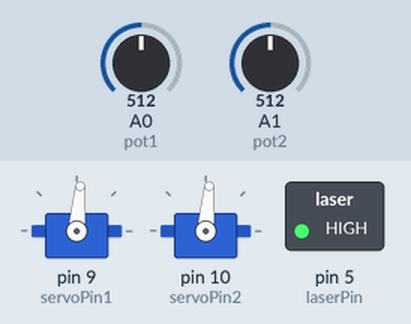
This sketch was run on a simulated Arduino Uno, built with avr-gcc and run on an emulated ATmega328P. Parts: 2 × servo, switched loads named in the sketch (green lamp = pin HIGH). The inputs (shaded band) are chosen by the test bench; at power-on: A0 (pot1) = 512, A1 (pot2) = 512.

Above: at 1.2 s.
1.3 s: A0 (pot1) set to 716
At 1.7 s:
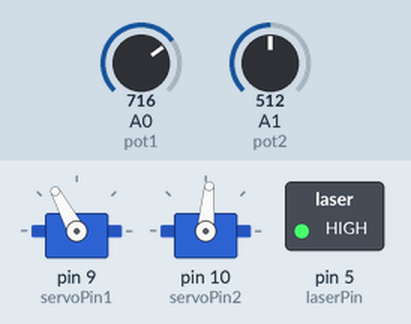
2.8 s: A1 (pot2) set to 716
At 4.0 s:
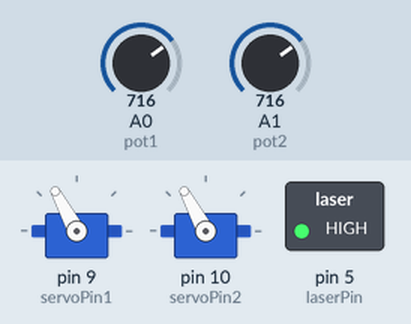
4.3 s: A0 (pot1) set to 900
At 4.6 s:
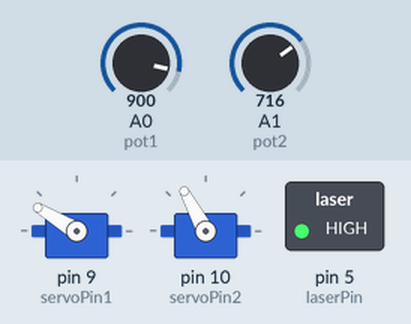
5.8 s: A1 (pot2) set to 900
At 7.0 s:
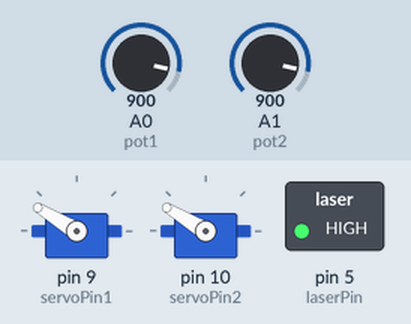
7.3 s: A0 (pot1) set to 1023
At 8.1 s:
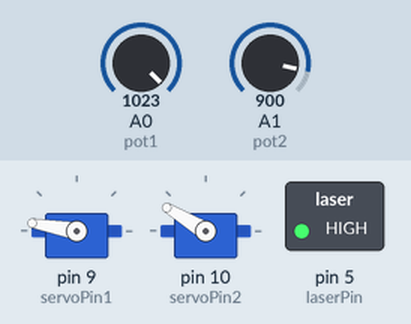
8.8 s: A1 (pot2) set to 1023
At 9.3 s:
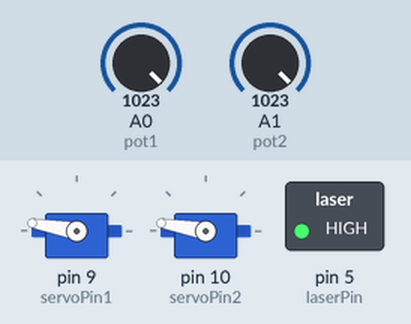
Timing chart, 0 to 11.3 s (numbered marks = the images above; inputs shaded):
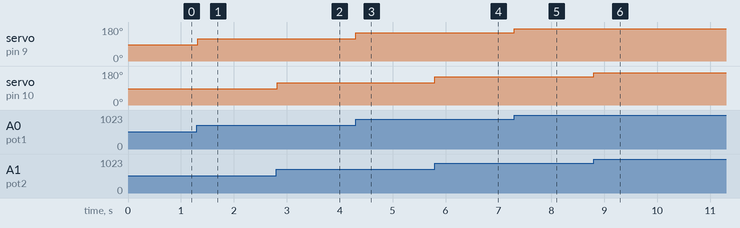

The sketch:

punteroLaser.ino
```cpp
#include <Servo.h>

// Pines de potenciómetros
const int pot1 = A0;   // Potenciómetro 1
const int pot2 = A1;   // Potenciómetro 2

// Pines de servos
const int servoPin1 = 9;   // Servo 1
const int servoPin2 = 10;  // Servo 2

// Pin del láser
const int laserPin = 5;

Servo servo1;
Servo servo2;

void setup() {
  servo1.attach(servoPin1);
  servo2.attach(servoPin2);
  pinMode(laserPin, OUTPUT);

  // Encender láser siempre
  digitalWrite(laserPin, HIGH);
}

void loop() {
  // Leer valores de los potenciómetros
  int val1 = analogRead(pot1);
  int val2 = analogRead(pot2);

  // Mapear valores a ángulos de servo
  int angle1 = map(val1, 0, 1023, 0, 170);
  int angle2 = map(val2, 0, 1023, 0, 170);

  // Mover servos
  servo1.write(angle1);
  servo2.write(angle2);

  delay(15); // Suavizar movimiento
}
```

Measured:
- after the input at 1.3 s, servo on pin 9 (servoPin1): 85° → 118° at once
- after the input at 2.8 s, servo on pin 10 (servoPin2): 85° → 118° at once
- after the input at 4.3 s, servo on pin 9 (servoPin1): 118° → 149° at once
- after the input at 5.8 s, servo on pin 10 (servoPin2): 118° → 149° at once
- after the input at 7.3 s, servo on pin 9 (servoPin1): 149° → 170° at once
- after the input at 8.8 s, servo on pin 10 (servoPin2): 149° → 170° at once
